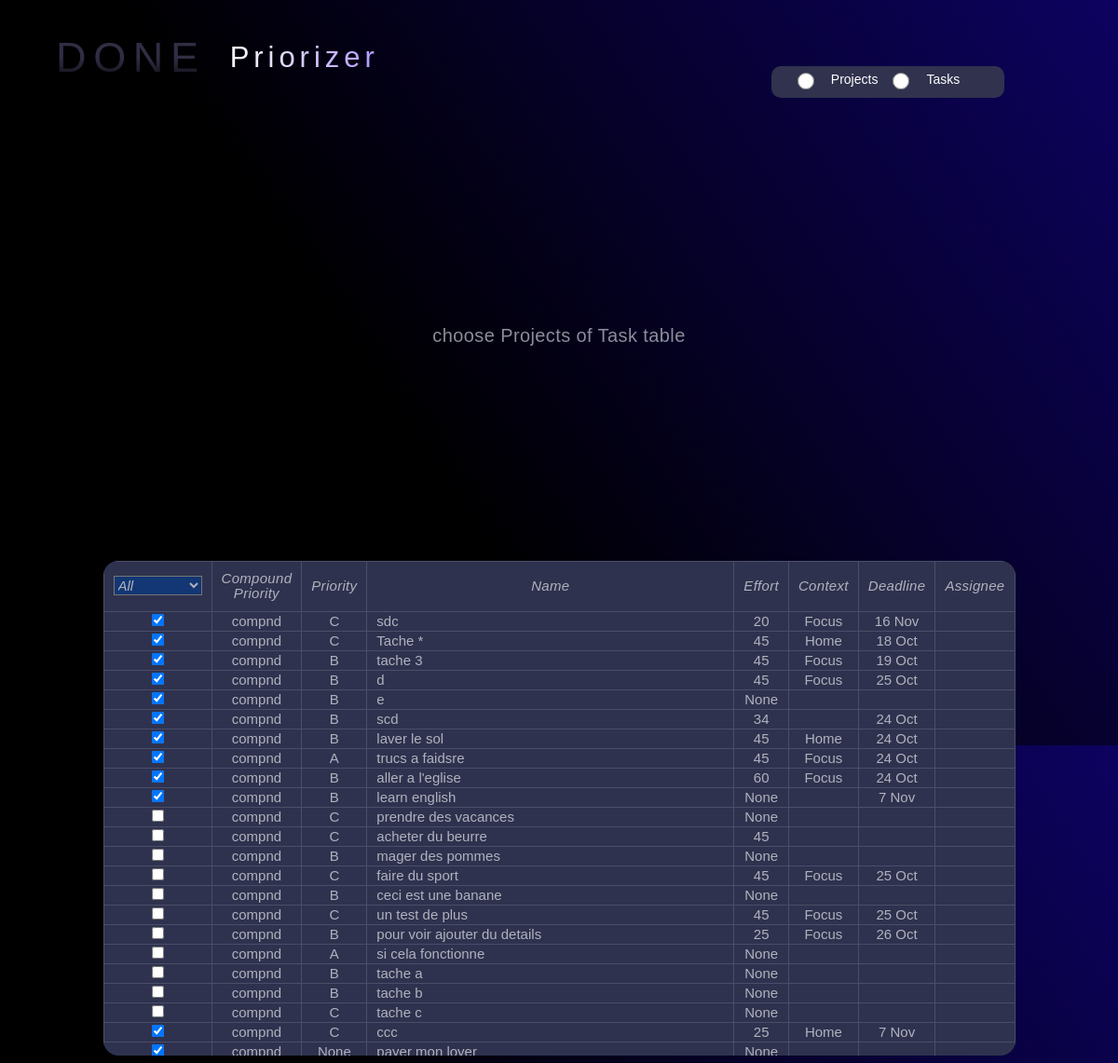
The app's page /prioritizer/ (upper part), older data.
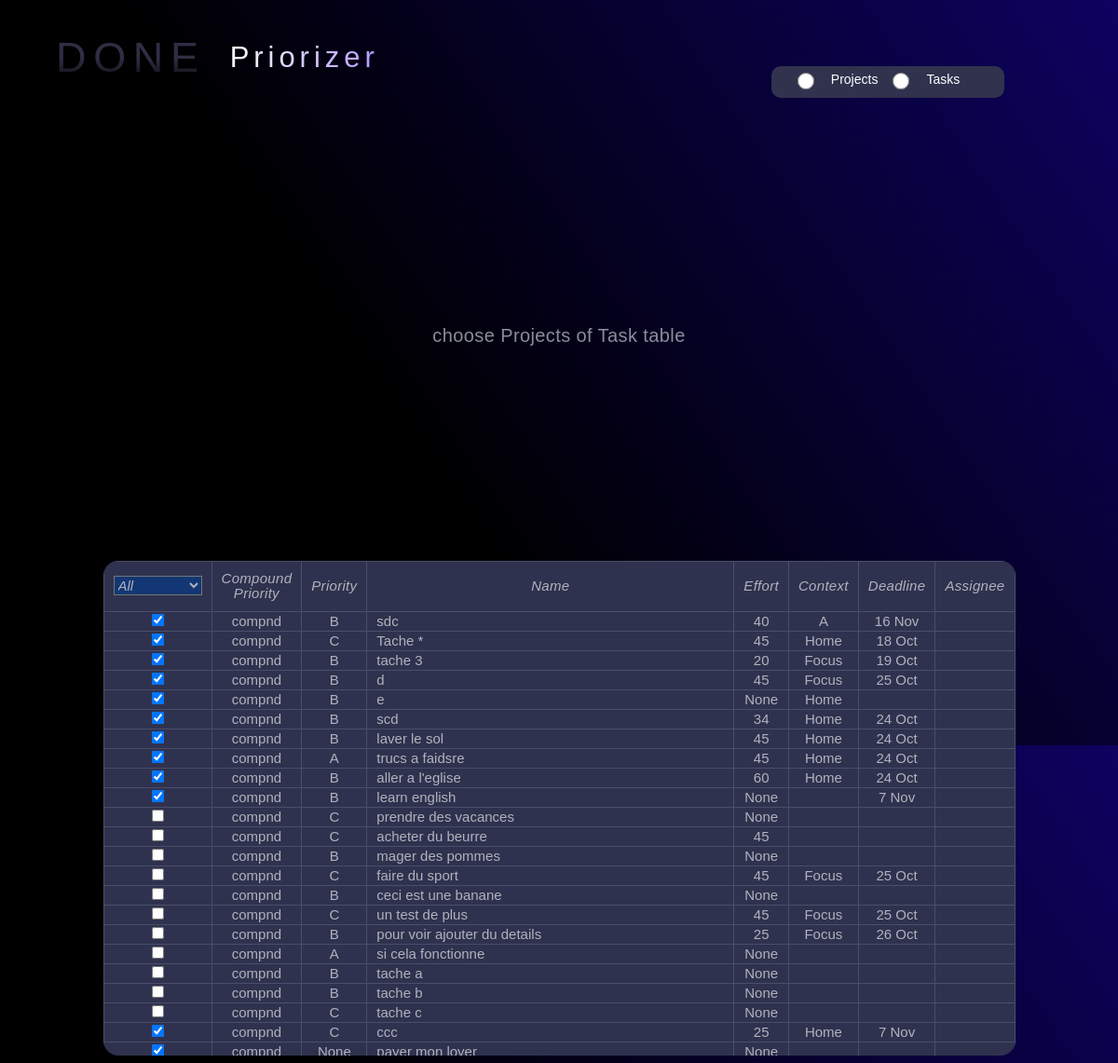
The same page, newer data.
### tasks/models.py (models this page shows, shortened)
class Tasks(models.Model):
    PRIORITIES = [
        ("A", "A"),
        ("B", "B"),
        ("C", "C"),
        ("D", "D"),
    ]
    STATUSES = [
        ("Co", "Completed"),
        ("Cn", "Cancelled"),
        ("De", "Delegated"),
        ("Ip", "In Process"),
        ("Ns", "Not Started"),
        ("Wa", "Wait for"),
    ]
    priority = models.CharField(max_length=1, choices=PRIORITIES, null=True, blank=True)
    status = models.CharField(max_length=2, choices=STATUSES, default='Ns')
    complete = models.BooleanField(default=False)
    name = models.CharField(max_length=200)
    deadline = models.DateField(null=True, blank=True)
    context = models.ForeignKey(Context, on_delete=models.CASCADE,null=True, blank=True)
    effort = models.IntegerField(null=True, blank=True)
    assignee = models.ForeignKey(Assignee, on_delete=models.CASCADE, null=True, blank=True)
    parent = models.ForeignKey(Projects, on_delete=models.CASCADE, null=True, blank=True)
    new_task = models.BooleanField(default=True)

class Context(models.Model):
    name = models.CharField(max_length=20)

### tasks/views.py (the view)
# urls.py: path('prioritizer/', views.Prioritizer, name="prioritizer"),
def Prioritizer(request):
    all_tasks=Tasks.objects.all()
    all_projects=Projects.objects.all()
    context_options = Context.objects.values_list('name', flat=True)
    context_options_list = list(context_options)
    assignee_options = Assignee.objects.values_list('name', flat=True)
    assignee_options_list = list(assignee_options)
    return render(request,
                "tasks/prioritizer.html",
                {'tasks':all_tasks,
                'projects':all_projects,
                'context_options_list':context_options_list,
                'assignee_options_list':assignee_options_list})

### tasks/templates/tasks/prioritizer.html (shortened to what this page needs)
{% extends 'base.html' %}
{% load static %}
{% block data-wf %}data-wf-page="653fc2444491a35371971509" data-wf-site="652482ea837db348b1939c93"{% endblock data-wf %}
{% load widget_tweaks %}
{% block content %}
  <div class="main-section">
    <div class="form-block-header w-form">
      <form id="wf-form-selector" name="wf-form-selector" data-name="selector" method="post" class="form-2" data-wf-page-id="653fc2444491a35371971509" data-wf-element-id="89f1164f-914e-c1bf-ad36-09a1e20dd3f5">
        <div class="nto-header-div medium">
          <div class="nto-hrd-div centered">
            <div class="nto-hdr">
              <div class="done-logo-small">DONE</div>
              <div class="hdr-2">Priorizer</div>
            </div>
          </div>
          <div class="nto-inpt-slct-div horizontal single-line"><label data-w-id="89f1164f-914e-c1bf-ad36-09a1e20dd40a" class="radio-btn-field w-radio"><input type="radio" id="project-2" name="input-type" value="project" data-name="input type" class="w-form-formradioinput radio-btn w-radio-input"><span class="menu-txt w-form-label" for="project-2">Projects</span></label><label data-w-id="89f1164f-914e-c1bf-ad36-09a1e20dd40e" class="radio-btn-field w-radio"><input type="radio" id="not-actionable" name="input-type" value="not actionable" data-name="input type" class="w-form-formradioinput radio-btn w-radio-input"><span class="radio-button-label w-form-label" for="not-actionable">Tasks</span></label></div>
        </div>
      </form>
    </div>
    <div data-w-id="0ad156d8-e1d7-1bb0-dce7-4d0941c0a634" class="hint-block">
      <div class="project-name">choose Projects of Task table</div>
    </div>
    <div data-w-id="e5de06c0-062f-37c2-782f-937d60c8eb3a" class="tbl-frame">
      <table class="task-table_component">
        <thead class="task-table_head">
          <tr class="task-table_row">
            <th class="tbl-hdr" data-sort="completion">
              <div class="filter-dropdown">
                <select class="filter-select" id="completion-filter">
                    <option value="">All</option>
                </select>
              </div>
            </th>
            <th class="tbl-hdr" data-sort="compound">Compound <br>Priority</th>
            <th class="tbl-hdr" data-sort="priority">Priority</th>
            <th class="tbl-hdr" data-sort="name">Name</th>
            <th class="tbl-hdr" data-sort="effort">Effort</th>
            <th class="tbl-hdr" data-sort="context">Context</th>
            <th class="tbl-hdr" data-sort="deadline">Deadline</th>
            <th class="tbl-hdr" data-sort="assignee">Assignee</th>
          </tr>
        </thead>
          {% for task in tasks %}
          <tr class="rendered-row">
              <td class="tbl-cell centered" data-id="{{ task.id }}" data-type="complete">
                {% if task.complete %}
                  <input type="checkbox" class="input-data form-control completion-checkbox" checked>
                {% else %}
                  <input type="checkbox" class="input-data form-control completion-checkbox">
                {% endif %}
              </td>
              <td class="editable tbl-cell centered" data-id="{{ task.id }}" data-type="compound">compnd</td>
              <td class="priority tbl-cell centered" data-id="{{ task.id }}" data-type="priority">{{ task.priority }}</td>
              <td class="editable tbl-cell" data-id="{{ task.id }}" data-type="name">{{ task.name }}</td>
              <td class="editable tbl-cell centered" data-id="{{ task.id }}" data-type="effort">{{ task.effort }}</td>
              <td class="context tbl-cell centered" data-id="{{ task.id }}" data-type="context">{{ task.context.name }}</td>
              <td class="editable tbl-cell centered" data-id="{{ task.id }}" data-type="deadline">{{ task.deadline|date:"j M" }}</td>
              <td class="assignee tbl-cell centered" data-id="{{ task.id }}" data-type="assignee">{{ task.assignee.name }}</td>
          </tr>
          {% endfor %}
      </table>
    </div>
  </div>
  {% endblock content %}

### templates/base.html (shortened to what this page needs)
{% load static %}
{% load widget_tweaks %}
<!DOCTYPE html>
<html {% block data-wf %}{% endblock data-wf %}>
<head>
  <link rel="stylesheet" href="{% static 'tasks/normalize.css' %}" />
  <link rel="stylesheet" href="{% static 'tasks/webflow.css' %}" />
  <link rel="stylesheet" href="{% static 'tasks/done-the-app.webflow.css' %}" />
</head>
  <body class="body">
    {% block content %}
    {% endblock content %}
  </body>
</html>

### tasks/static/tasks/webflow.css (style rules this page uses)
* { -webkit-box-sizing: border-box; -moz-box-sizing: border-box; box-sizing: border-box; }
html { height: 100%; }
body { margin: 0; min-height: 100%; background-color: #fff; font-family: Arial, sans-serif; font-size: 14px; line-height: 20px; color: #333; }
.w-form { margin: 0 0 15px; }
label { display: block; margin-bottom: 5px; font-weight: bold; }
.w-form-label { display: inline-block; cursor: pointer; font-weight: normal; margin-bottom: 0px; }
.w-radio { display: block; margin-bottom: 5px; padding-left: 20px; }
.w-radio:before, .w-radio:after { content: " "; display: table; grid-column-start: 1; grid-row-start: 1; grid-column-end: 2; grid-row-end: 2; }
.w-radio:after { clear: both; }
.w-radio-input { margin: 4px 0 0; line-height: normal; float: left; margin-left: -20px; }
.w-radio-input { margin-top: 3px; }

### tasks/static/tasks/done-the-app.webflow.css (style rules this page uses)
body { color: #333; font-family: Arial, Helvetica Neue, Helvetica, sans-serif; font-size: 14px; line-height: 20px; }
.main-section { height: auto; grid-column-gap: 37px; grid-row-gap: 37px; flex-direction: column; justify-content: flex-start; align-items: center; padding-top: 0; padding-bottom: 0; padding-right: 0; display: flex; }
.body { background-color: #2f324e; background-image: linear-gradient(236deg, #0d0260, #000 62%); flex-direction: column; justify-content: flex-start; margin-top: 19px; font-family: Poppins, sans-serif; display: flex; }
.nto-hrd-div { width: 100%; height: auto; max-width: 768px; grid-column-gap: 10px; grid-row-gap: 10px; flex-direction: column; justify-content: flex-start; align-items: flex-start; display: flex; }
.nto-hrd-div.centered { justify-content: center; }
.nto-hdr { width: 100%; height: 86px; max-width: 768px; grid-column-gap: 26px; grid-row-gap: 26px; justify-content: flex-start; align-items: center; display: flex; }
.done-logo-small { text-align: center; letter-spacing: .17em; -webkit-text-fill-color: transparent; background-image: linear-gradient(#312d44 50%, #010101 100%); -webkit-background-clip: text; background-clip: text; font-family: Russo One, sans-serif; font-size: 45px; font-weight: 400; line-height: 67.5px; }
.hdr-2 { letter-spacing: .16em; -webkit-text-fill-color: transparent; background-image: linear-gradient(90deg, #fdfdfb 0%, #b398ff 100%); -webkit-background-clip: text; background-clip: text; font-family: Poppins, sans-serif; font-size: 31px; font-weight: 500; line-height: 33.5px; }
.project-name { color: #8b8d9c; letter-spacing: .02em; font-size: 20px; font-weight: 500; line-height: 33.5px; }
.menu-txt { color: #fff; font-size: 14px; font-weight: 400; line-height: 29.5px; }
.radio-btn-field { grid-column-gap: 18px; grid-row-gap: 18px; flex-direction: row; justify-content: flex-start; align-items: center; padding-left: 0; display: flex; }
.radio-btn { width: 18px; height: 18px; }
.nto-inpt-slct-div { width: 250px; background-color: #30324e; border-radius: 20px; flex-direction: column; align-items: flex-start; margin-top: 11px; padding-left: 22px; display: flex; }
.nto-inpt-slct-div.horizontal { flex-direction: row; justify-content: flex-start; align-items: center; margin-top: auto; display: flex; }
.nto-inpt-slct-div.horizontal.single-line { border-radius: 10px; justify-content: center; padding-left: 0; }
.nto-header-div { height: 150px; align-self: stretch; display: flex; }
.nto-header-div.medium { height: auto; }
.radio-button-label { color: #fff; }
.tbl-frame { width: 100%; height: 531px; max-width: 979px; grid-column-gap: 34px; grid-row-gap: 34px; background-color: #2f324e; border-radius: 16px; flex-direction: column; justify-content: flex-start; align-items: flex-start; display: flex; overflow: scroll; }
.tbl-hdr { color: #b0b2be; text-align: center; letter-spacing: .02em; text-transform: undefined; -webkit-text-fill-color: inherit; background-color: #2f324e; background-clip: padding-box; border: 1px solid #4b4e69; padding: 10px 10px 11px; font-size: 15px; font-style: italic; font-weight: 400; line-height: 16px; cursor: pointer; }
.tbl-cell { color: #b0b2be; border: 1px solid #4b4e69; padding-left: 10px; padding-right: 10px; font-size: 15px; font-weight: 400; line-height: 20px; }
.tbl-cell.centered { text-align: center; }
.form-block-header { width: 90%; }
.form-2 { flex-direction: column; justify-content: center; align-items: center; display: flex; }
.task-table_row { height: 24px; }
.task-table_head { position: -webkit-sticky; position: sticky; top: 0; }
.task-table_component { width: 100%; }
.hint-block { padding-top: 187px; padding-bottom: 187px; }

Row changes from the older to the newer data that the page shows:
changed Tasks "sdc": priority "C" → "B"; effort "20" → "40"; context.name "Focus" → "A"
changed Tasks "tache 3": effort "45" → "20"
changed Tasks (number 5 of 23 on the later page): context.name (not shown) → "Home"
changed Tasks "scd": context.name (not shown) → "Home"
changed Tasks "trucs a faidsre": context.name "Focus" → "Home"
changed Tasks "aller a l'eglise": context.name "Focus" → "Home"
